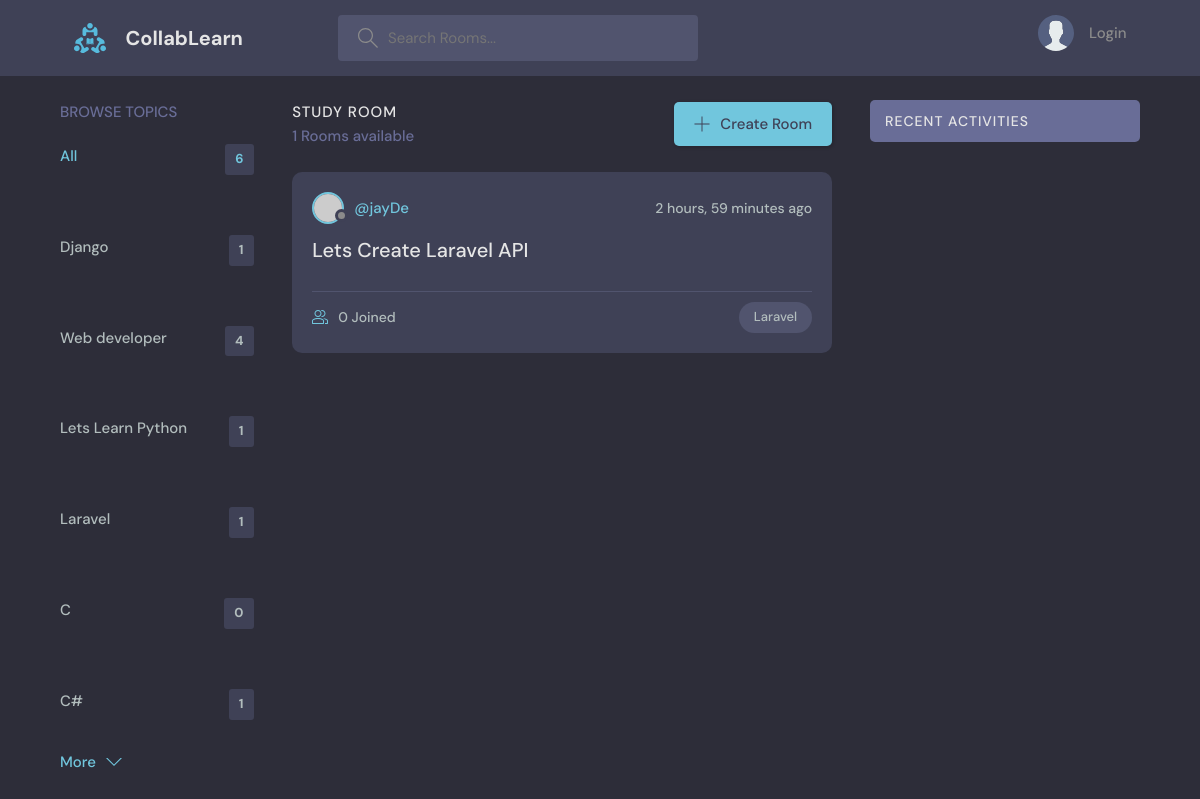
The app's page /?q=Laravel with its own data.
### base/models.py (models this page shows, shortened)
class Topic(models.Model):
    name = models.CharField(max_length=200)

class Room(models.Model):
    host = models.ForeignKey(User, on_delete=models.SET_NULL, null=True)
    topic = models.ForeignKey(Topic, on_delete=models.SET_NULL, null=True)
    name = models.CharField(max_length=200)
    description = models.TextField(null=True, blank=True)
    participants = models.ManyToManyField(User, related_name='participants', blank=True)
    updated = models.DateTimeField(auto_now=True)
    created = models.DateTimeField(auto_now_add=True)
    class Meta:
        ordering = ['-updated','-created']

### base/views.py (the view)
# urls.py: path('', views.home, name="home"),
def home(request):
    q = request.GET.get('q') if request.GET.get('q') != None else ''
    rooms = Room.objects.filter(
    Q(topic__name__icontains=q)|
    Q(name__icontains=q)|
    Q(description__icontains=q))
    topics = Topic.objects.all()
    room_count = rooms.count()
    room_messages = Message.objects.filter(Q(room__topic__name__icontains=q))
    context = {'rooms': rooms, 'topics':topics,'room_count': room_count, 'room_messages':room_messages}
    return render(request, 'base/home.html', context)

### base/templates/base/home.html (shortened to what this page needs)
{% extends 'main.html' %}
{% block content %}
    <main class="layout layout--3">
      <div class="container">
        {% include 'base/topics_component.html' %}
        <div class="roomList">
          <div class="roomList__header">
            <div>
              <h2>Study Room</h2>
              <p>{{room_count}} Rooms available</p>
            </div>
            <a class="btn btn--main" href="{% url 'create-room' %}">
              <svg version="1.1" xmlns="http://www.w3.org/2000/svg" width="32" height="32" viewBox="0 0 32 32">
                <title>add</title>
                <path
                  d="M16.943 0.943h-1.885v14.115h-14.115v1.885h14.115v14.115h1.885v-14.115h14.115v-1.885h-14.115v-14.115z"
                ></path>
              </svg>
              Create Room
            </a>
          </div>
          {% include 'base/feed_component.html' %}
        </div>
        {%include 'base/activity_component.html' %}
      </div>
    </main>
   {% endblock %}

### base/templates/base/topics_component.html (shortened to what this page needs)
      <div class="topics">
        <div class="topics__header">
          <h2>Browse Topics</h2>
        </div>
        <ul class="topics__list">
          <li>
            <a href="{% url 'home' %}" class="active">All <span>{{topics.count}}</span></a>
          </li>
          {% for topic in topics%}
          <li>
            <a href="{% url 'home' %}?q={{topic.name}}">{{topic.name}} <span>{{topic.room_set.all.count}}</span></a>
          </li>
          {% endfor %}
        </ul>
        <a class="btn btn--link" href="topics.html">
          More
          <svg version="1.1" xmlns="http://www.w3.org/2000/svg" width="32" height="32" viewBox="0 0 32 32">
            <title>chevron-down</title>
            <path d="M16 21l-13-13h-3l16 16 16-16h-3l-13 13z"></path>
          </svg>
        </a>
      </div>

### base/templates/base/feed_component.html (shortened to what this page needs)
{% for room in rooms %}
<div class="roomListRoom">
    <div class="roomListRoom__header">
      <a href="{% url 'user-profile' room.host.id%}" class="roomListRoom__author">
        <div class="avatar avatar--small">
          <img src="https://randomuser.me/api/portraits/women/11.jpg" />
        </div>
        <span>@{{room.host.username}}</span>
      </a>
      <div class="roomListRoom__actions">
        <span>{{room.created|timesince}} ago</span>
      </div>
    </div>
    <div class="roomListRoom__content">
      <a href="{% url 'room' room.id %}">{{room.name}}</a>
    </div>
    <div class="roomListRoom__meta">
      <a href="{% url 'room' room.id %}" class="roomListRoom__joined">
        {{room.participants.all.count}} Joined
      </a>
      <p class="roomListRoom__topic">{{room.topic.name}}</p>
    </div>
  </div>
  {% endfor %}

### static/styles/style.css (style rules this page uses)
:root { --color-main: #71c6dd; --color-main-light: #e1f6fb; --color-dark: #3f4156; --color-dark-medium: #51546e; --color-dark-light: #696d97; --color-light: #e5e5e5; --color-gray: #8b8b8b; --color-light-gray: #b2bdbd; --color-bg: #2d2d39; --color-success: #5dd693; --color-error: #fc4b0b; }
* { font-family: "DM Sans", -apple-system, BlinkMacSystemFont, "Segoe UI", Roboto, Oxygen, Ubuntu, Cantarell, "Open Sans", "Helvetica Neue", sans-serif; margin: 0; padding: 0; box-sizing: border-box; text-rendering: optimizeLegibility; font-size: inherit; }
html { font-size: 56.25%; }
@media only screen and (min-width: 1200px) { html { font-size: 62.5%; } }
body { line-height: 1.6; font-weight: 400; font-size: 1.5rem; color: var(--color-light-gray); background-color: var(--color-bg); min-height: 100vh; }
img { width: 100%; }
a { display: inline-block; color: var(--color-main); text-decoration: none; }
.container { max-width: 120rem; width: 90%; margin: auto; }
.btn { background-color: transparent; border: none; display: inline-flex; align-items: center; gap: 1rem; cursor: pointer; transition: all ease-in-out 0.3s; padding: 1rem 2rem; border-radius: 5px; box-shadow: 1px 1px 3px 1px rgba(0, 0, 0, 0.15); font-weight: 500; }
.btn--link { border-radius: 0; padding: 0; color: var(--color-main); box-shadow: none; }
.btn--main { background-color: var(--color-main); color: var(--color-dark); }
.btn > svg { fill: currentColor; width: 1.6rem; height: 1.6rem; }
.avatar { position: relative; display: inline-block; border-radius: 50%; border: 2px solid var(--color-main); }
.avatar img { display: block; border-radius: 50%; object-fit: cover; object-position: center; }
.avatar::after { content: ""; display: block; position: absolute; background-color: var(--color-gray); z-index: 111; border-radius: 50%; border: 0.3rem solid var(--color-dark); }
.avatar.avatar--small img { width: 2.8rem; height: 2.8rem; }
.avatar.avatar--small:after { width: 0.7rem; height: 0.7rem; bottom: 0px; right: -6px; }
.layout { margin-top: 2.4rem; }
.layout > .container { display: flex; justify-content: space-between; align-items: flex-start; }
.layout--3 > .container > div:first-child { flex-basis: 18%; max-width: 22.5rem; }
.layout--3 > .container > div:nth-child(2) { flex-basis: 50%; }
.topics__header { margin-bottom: 2rem; }
.topics__header h2 { text-transform: uppercase; font-weight: 500; color: var(--color-dark-light); }
.topics__list { list-style: none; }
.topics__list li a { display: flex; justify-content: space-between; margin-bottom: 3rem; font-weight: 500; color: var(--color-light-gray); transition: all 0.3s ease-in-out; }
.topics__list li a.active, .topics__list li a:hover { color: var(--color-main); }
.topics__list li a span { padding: 0.5rem 1rem; background-color: var(--color-dark); border-radius: 3px; font-size: 1.3rem; font-weight: 700; letter-spacing: 1px; }
.roomList__header { display: flex; justify-content: space-between; align-items: center; margin-bottom: 2.4rem; }
.roomList__header h2 { text-transform: uppercase; font-weight: 500; color: var(--color-light); letter-spacing: 1px; }
.roomList__header p { font-weight: 500; color: var(--color-dark-light); }
.roomListRoom { margin-bottom: 2.4rem; background-color: var(--color-dark); border-radius: 1rem; padding: 2rem; }
.roomListRoom__header { display: flex; justify-content: space-between; align-items: center; }
.roomListRoom__author { font-weight: 500; display: flex; align-items: center; gap: 1rem; }
.roomListRoom__actions { display: flex; align-items: flex-start; gap: 1rem; position: relative; }
.roomListRoom__actions span { font-size: 1.4rem; font-weight: 500; }
.roomListRoom__content { margin: 1rem 0; }
.roomListRoom__content a { font-size: 2rem; font-weight: 500; margin-bottom: 1.5rem; color: var(--color-light); transition: all 0.3s ease-in-out; }
.roomListRoom__meta { border-top: 1px solid var(--color-dark-medium); padding-top: 1rem; display: flex; align-items: center; justify-content: space-between; }
.roomListRoom__joined { color: var(--color-light-gray); display: flex; align-items: center; gap: 1rem; font-size: 1.4rem; font-weight: 500; }
.roomListRoom__joined svg { fill: var(--color-main); width: 1.6rem; height: 1.6rem; }
.roomListRoom__topic { padding: 5px 1.5rem; background-color: var(--color-dark-medium); border-radius: 5rem; font-weight: 500; font-size: 1.3rem; }

### records on screen
Topic: name "Django", room_set.all.count "1"
Topic: name "Web developer", room_set.all.count "4"
Topic: name "Lets Learn Python", room_set.all.count "1"
Topic: name "Laravel", room_set.all.count "1"
Topic: name "C", room_set.all.count "0"
Topic: name "C#", room_set.all.count "1"
Room: host.username "jayDe", created "2 hours, 59 minutes", name "Lets Create Laravel API", participants.all.count "0", topic.name "Laravel"

### other values on screen
{{ topics.count }} "6"
{{ room_count }} "1"
